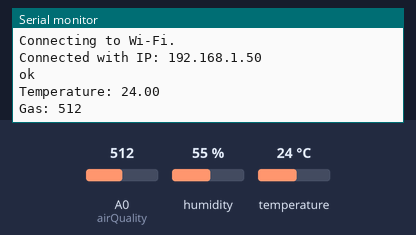
Bench run of a sketch on a simulated ESP8266 (NodeMCU). On the bench: the last lines printed to the serial monitor. The inputs (shaded band) are chosen by the test bench; at power-on: temperature 24 °C, A0 (airQuality) = 512, humidity 55 %. WiFi joins after 1.5 s; servers stay silent unless stated.

Above: at 4.2 s.
4.3 s: temperature set to 12 °C
At 8.59 s:
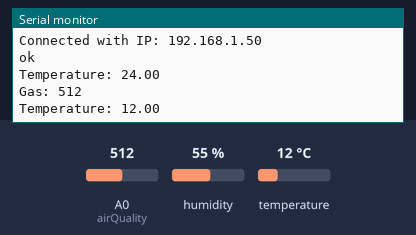
10.2 s: A0 (airQuality) set to 716
At 15.0 s:
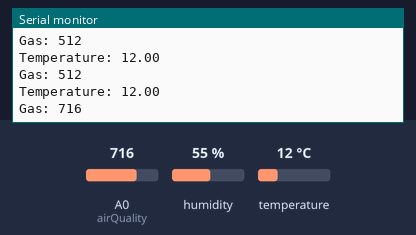
16.1 s: temperature set to 19 °C
At 20.4 s:
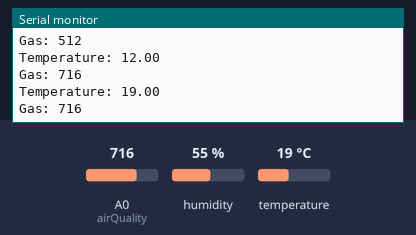
22.0 s: A0 (airQuality) set to 900
At 25.8 s:
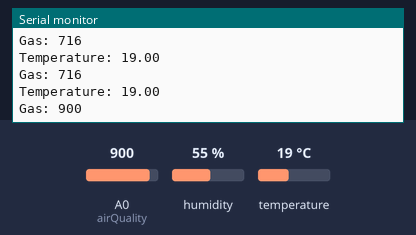
Timing chart, 0 to 27.3 s (numbered marks = the images above; inputs shaded):
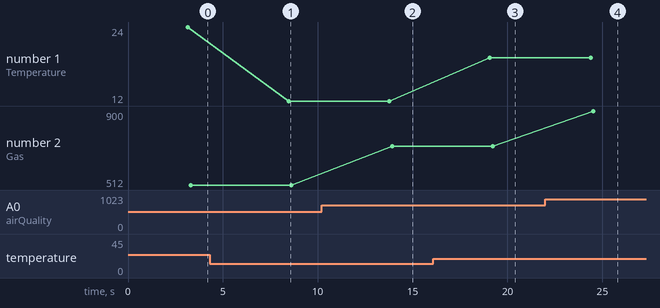

The sketch:

microcontroller_code.ino
```cpp
#include "DHT.h"
#define DHTPIN 13
#define DHTTYPE DHT22
DHT dht(DHTPIN, DHTTYPE);

#include <Arduino.h>
#if defined(ESP32)
  #include <WiFi.h>
#elif defined(ESP8266)
  #include <ESP8266WiFi.h>
#endif
#include <Firebase_ESP_Client.h>

//Provide the token generation process info.
#include "addons/TokenHelper.h"
//Provide the RTDB payload printing info and other helper functions.
#include "addons/RTDBHelper.h"

// Insert your network credentials
#define WIFI_SSID ""
#define WIFI_PASSWORD ""

// Insert Firebase project API Key
#define API_KEY ""

// Insert RTDB URLefine the RTDB URL */
#define DATABASE_URL ""

//Define Firebase Data object
FirebaseData fbdo;

FirebaseAuth auth;
FirebaseConfig config;

//some important variables
bool signupOK = false;

int airQuality = A0;

void setup() {
  Serial.begin(9600);
  dht.begin();
  pinMode(DHTPIN, INPUT);

  WiFi.begin(WIFI_SSID, WIFI_PASSWORD);
  Serial.print("Connecting to Wi-Fi");
  while (WiFi.status() != WL_CONNECTED) {
    Serial.print(".");
    delay(3000);
  }
  Serial.println();
  Serial.print("Connected with IP: ");
  Serial.println(WiFi.localIP());
  Serial.println();

  /* Assign the api key (required) */
  config.api_key = API_KEY;

  /* Assign the RTDB URL (required) */
  config.database_url = DATABASE_URL;

  /* Sign up */
  if (Firebase.signUp(&config, &auth, "", "")) {
    Serial.println("ok");
    signupOK = true;
  }
  else {
    Serial.printf("%s\n", config.signer.signupError.message.c_str());
  }

  /* Assign the callback function for the long running token generation task */
  config.token_status_callback = tokenStatusCallback; //see addons/TokenHelper.h

  Firebase.begin(&config, &auth);
  Firebase.reconnectWiFi(true);
}

void loop() {
  float t = dht.readTemperature();
  int airQualityData = analogRead(airQuality);
  if (Firebase.ready() && signupOK ) {
    if (Firebase.RTDB.setFloat(&fbdo, "DHT/temperature", t)){
       Serial.print("Temperature: ");
       Serial.println(t);
    }
    else {
      Serial.println("FAILED");
      Serial.println("REASON: " + fbdo.errorReason());
    }
    if (Firebase.RTDB.setFloat(&fbdo, "MQ135/gas", airQualityData)){
       Serial.print("Gas: ");
       Serial.println(airQualityData);
    }
    else {
      Serial.println("FAILED");
      Serial.println("REASON: " + fbdo.errorReason());
    }
  }
  delay(5000);
}
```

Measured:
- after the input at 4.3 s, the serial monitor: prints a new line after 4.2 s (image 1)
- after the input at 10.2 s, the serial monitor: prints a new line after 3.7 s (image 2)
- after the input at 16.1 s, the serial monitor: prints a new line after 3.0 s (image 3)
- after the input at 22.0 s, the serial monitor: prints a new line after 2.5 s (image 4)
- plotted number 1: 24 → 12 after the input at 4.3 s, 12 → 19 after the input at 16.1 s
- plotted number 2: 512 → 716 after the input at 10.2 s, 716 → 900 after the input at 22.0 s
